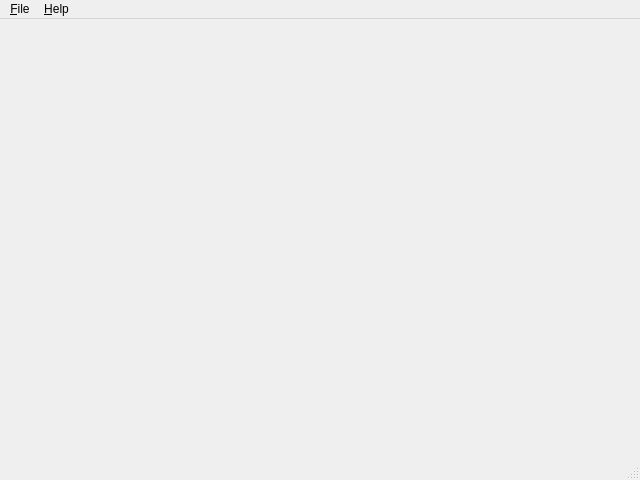
<?xml version="1.0" encoding="UTF-8"?>
<ui version="4.0">
 <class>MainWindow</class>
 <widget class="QMainWindow" name="MainWindow">
  <property name="geometry">
   <rect>
    <x>0</x>
    <y>0</y>
    <width>640</width>
    <height>480</height>
   </rect>
  </property>
  <property name="windowTitle">
   <string>MainWindow</string>
  </property>
  <widget class="QWidget" name="centralWidget"/>
  <widget class="QMenuBar" name="menuBar">
   <property name="geometry">
    <rect>
     <x>0</x>
     <y>0</y>
     <width>640</width>
     <height>22</height>
    </rect>
   </property>
   <widget class="QMenu" name="menuFile">
    <property name="title">
     <string>&amp;File</string>
    </property>
    <addaction name="actionExit"/>
   </widget>
   <widget class="QMenu" name="menuHelp">
    <property name="title">
     <string>&amp;Help</string>
    </property>
    <addaction name="actionAboutQt"/>
   </widget>
   <addaction name="menuFile"/>
   <addaction name="menuHelp"/>
  </widget>
  <widget class="QStatusBar" name="statusBar"/>
  <action name="actionExit">
   <property name="text">
    <string>E&amp;xit</string>
   </property>
  </action>
  <action name="actionAboutQt">
   <property name="text">
    <string>About &amp;Qt</string>
   </property>
  </action>
 </widget>
 <resources/>
 <connections/>
</ui>
